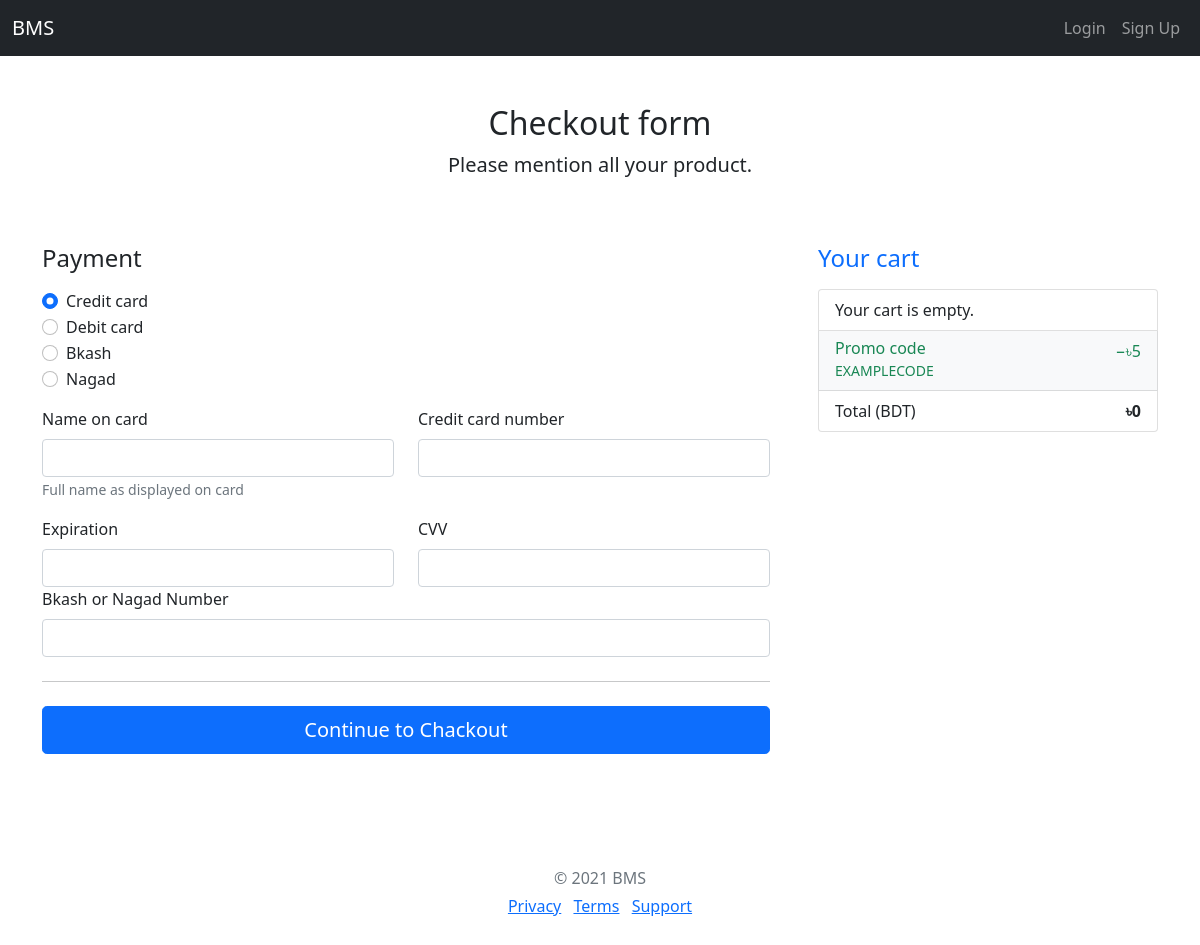
Page /cart/ on the earlier database version.
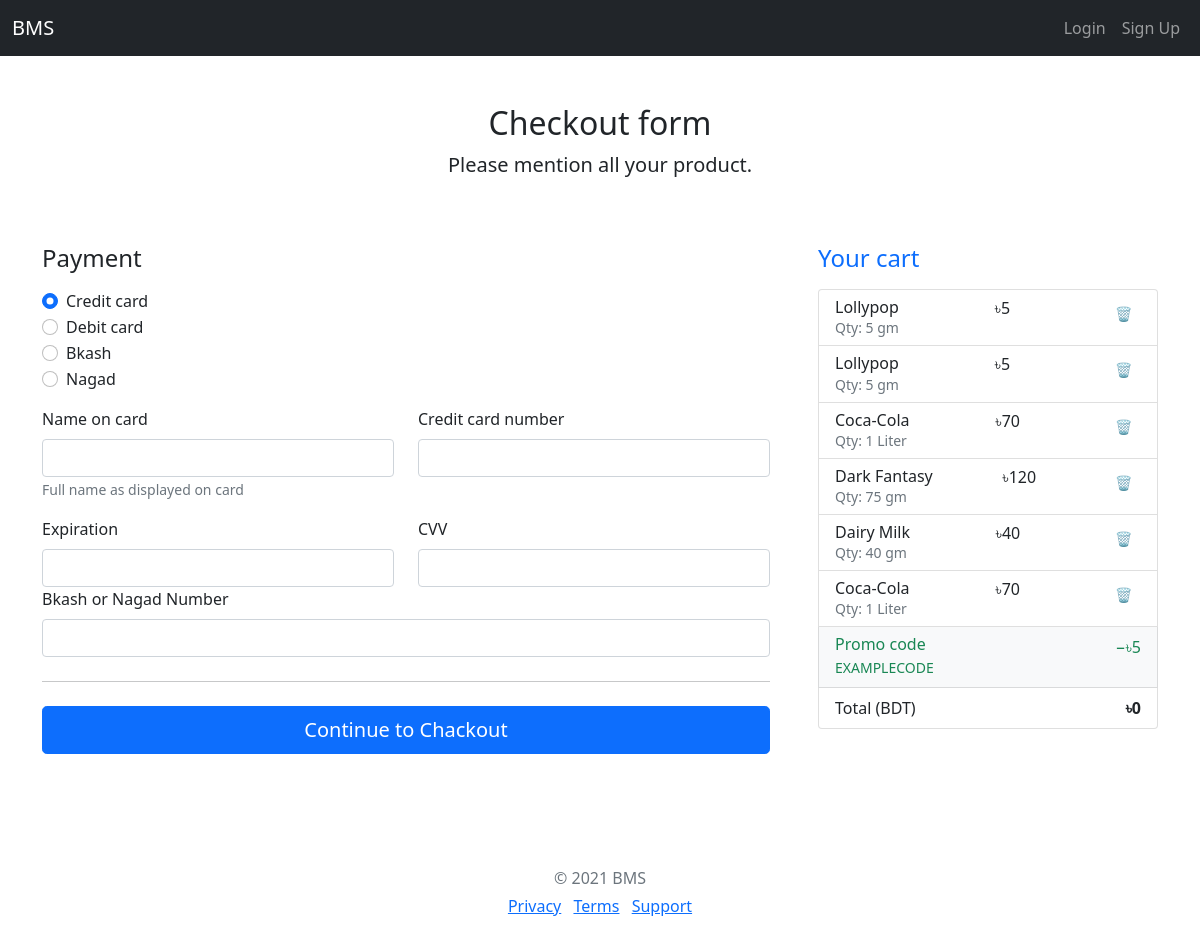
Same page on the later database version.
### product/models.py (models this page shows, shortened)
class Order(models.Model):
    product = models.ForeignKey(ProductTable, on_delete=models.CASCADE)
    added_at = models.DateTimeField(auto_now_add=True)

class ProductTable(models.Model):
    image = models.ImageField(upload_to='media/productimage/')
    name = models.CharField(max_length=20,blank=False)
    quantity = models.CharField(max_length=10,blank=True)
    price = models.CharField(max_length=5,blank=False)

### product/views.py (the view)
# urls.py: path('cart/', views.show_cart, name='show_cart'),
def show_cart(request):
    cart_items = Order.objects.all().order_by('-added_at')
    total = 0
    for item in cart_items:
        try:
            total += int(item.price) * int(item.quantity)
        except:
            total += 0  # fallback if quantity or price is empty or not a number
    return render(request, 'billpay.html', {'cart_items': cart_items, 'total': total})

### templates/billpay.html (shortened to what this page needs)
{% extends 'base.html'%}
{% block content %}
  <main>
    <div class="py-5 text-center">
      <h2>Checkout form</h2>
      <p class="lead">Please mention all your product.</p>
    </div>
    <div class="row g-5">
      <div class="col-md-5 col-lg-4 order-md-last">
        <h4 class="d-flex justify-content-between align-items-center mb-3">
          <span class="text-primary">Your cart</span>
        </h4>
        <ul class="list-group mb-3">
          {% for item in cart_items %}
          <li class="list-group-item d-flex justify-content-between lh-sm">
            <div>
              <h6 class="my-0">{{ item.product.name }}</h6>
              <small class="text-muted">Qty: {{ item.product.quantity }}</small>
            </div>
            <span>৳{{ item.product.price }}</span>
            <a href="{% url 'remove_from_cart' item.id %}" class="btn btn-sm">🗑️</a>
          </li>
          {% empty %}
            <li class="list-group-item">Your cart is empty.</li>
          {% endfor %}
          <li class="list-group-item d-flex justify-content-between bg-light">
            <div class="text-success">
              <h6 class="my-0">Promo code</h6>
              <small>EXAMPLECODE</small>
            </div>
            <span class="text-success">−৳5</span>
          </li>
          <li class="list-group-item d-flex justify-content-between">
            <span>Total (BDT)</span>
            <strong>৳{{ total }}</strong>
          </li>
        </ul>
      </div>
      <div class="col-md-7 col-lg-8">
        <form class="needs-validation" novalidate>
          <h4 class="mb-3">Payment</h4>
          <div class="my-3">
            <div class="form-check">
              <input id="credit" name="paymentMethod" type="radio" class="form-check-input" checked required>
              <label class="form-check-label" for="credit">Credit card</label>
            </div>
            <div class="form-check">
              <input id="debit" name="paymentMethod" type="radio" class="form-check-input" required>
              <label class="form-check-label" for="debit">Debit card</label>
            </div>
            <div class="form-check">
              <input id="bkash" name="paymentMethod" type="radio" class="form-check-input" required>
              <label class="form-check-label" for="bkash">Bkash</label>
            </div>
            <div class="form-check">
              <input id="nagad" name="paymentMethod" type="radio" class="form-check-input" required>
              <label class="form-check-label" for="nagad">Nagad</label>
            </div>
          </div>
          <div class="row gy-3">
            <div class="col-md-6">
              <label for="cc-name" class="form-label">Name on card</label>
              <input type="text" class="form-control" id="cc-name" placeholder="" required>
              <small class="text-muted">Full name as displayed on card</small>
            </div>
            <div class="col-md-6">
              <label for="cc-number" class="form-label">Credit card number</label>
              <input type="text" class="form-control" id="cc-number" placeholder="" required>
            </div>
            <div class="col-md-6">
              <label for="cc-expiration" class="form-label">Expiration</label>
              <input type="text" class="form-control" id="cc-expiration" placeholder="" required>
            </div>
            <div class="col-md-6">
              <label for="cc-cvv" class="form-label">CVV</label>
              <input type="text" class="form-control" id="cc-cvv" placeholder="" required>
            </div>
          </div>
          <div class="col-md-12">
            <label for="bkash-nagad-number" class="form-label">Bkash or Nagad Number</label>
            <input type="text" class="form-control" id="bkash-nagad-number" placeholder="" required>
          <hr class="my-4">
          <p><a href="{% url 'checkout' %}" class="w-100 btn btn-primary btn-lg" type="submit">Continue to Chackout</a></p>
        </form>
      </div>
    </div>
  </main>
  <footer class="my-5 pt-5 text-muted text-center text-small">
    <p class="mb-1">&copy; 2021 BMS</p>
    <ul class="list-inline">
      <li class="list-inline-item"><a href="#">Privacy</a></li>
      <li class="list-inline-item"><a href="#">Terms</a></li>
      <li class="list-inline-item"><a href="#">Support</a></li>
    </ul>
  </footer>
</div>
{% endblock %}

### templates/base.html (shortened to what this page needs)
<!doctype html>
<html lang="en">
  <head>
    <link href="https://cdn.jsdelivr.net/npm/bootstrap@5.0.0-beta3/dist/css/bootstrap.min.css" rel="stylesheet">
  </head>
  <body>
    <nav class="navbar navbar-expand-lg navbar-dark bg-dark">
  <div class="container-fluid">
    <a class="navbar-brand" href="/">BMS</a>
    <ul class="navbar-nav ml-auto">
      {% if user.is_authenticated %}
      <li class="nav-item">
        <a class="nav-link active" href="#">{{request.user.username}}</a>
      </li>
      <li class="nav-item">
        <a class="nav-link" href="{% url 'logout' %}">Logout</a>
      </li>
      {% else %}
      <li class="nav-item">
        <a class="nav-link" href="{% url 'login' %}">Login</a>
      </li>
      <li class="nav-item">
        <a class="nav-link" href="{% url 'register' %}">Sign Up</a>
      </li>
      {% endif %}
    </ul>
  </div>
</nav>
<div class = "container">
  {% block content %}
  {% endblock %}
  </body>
</html>

Differences in the rows shown:
added Order: product.name "Lollypop", product.quantity "5 gm", product.price "5"
added Order: product.name "Lollypop", product.quantity "5 gm", product.price "5"
added Order: product.name "Coca-Cola", product.quantity "1 Liter", product.price "70"
added Order: product.name "Dark Fantasy", product.quantity "75 gm", product.price "120"
added Order: product.name "Dairy Milk", product.quantity "40 gm", product.price "40"
added Order: product.name "Coca-Cola", product.quantity "1 Liter", product.price "70"
Other differences:
text no longer shown: "Your cart is empty."
